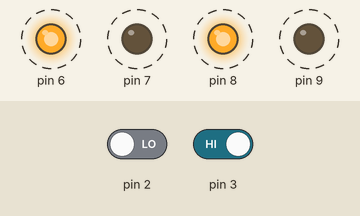
Recording of a sketch running on a simulated Arduino Uno, built with avr-gcc and run on an emulated ATmega328P. On the bench: output pins drawn as LEDs (lit = HIGH). Dashed ring = blinking. Inputs (shaded band) come from the test bench; at power-on: pin 2 LOW, pin 3 HIGH.

Above: at 1.25 s.
1.3 s: pin 2 driven HIGH
At 2.4 s:
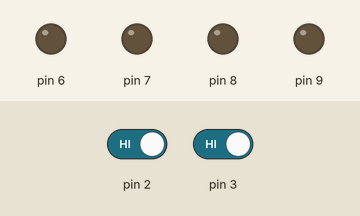
2.9 s: pin 3 driven LOW
At 3.15 s:
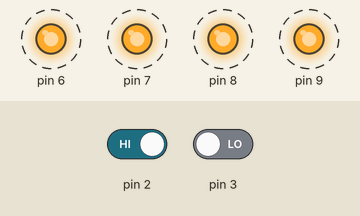
5.9 s: pin 3 driven HIGH
7.4 s: pin 2 driven LOW
At 7.55 s:
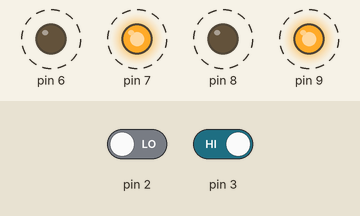
Timing chart, 0 to 11.4 s (numbered marks = the images above; inputs shaded):
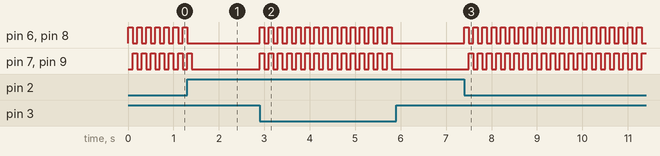

Measured:
- after the input at 1.3 s, pin 6, pin 8: goes on until 1.3 s, then stays LOW; pin 7, pin 9: goes on until 1.4 s, then stays LOW
- after the input at 2.9 s, pin 6–9: alternates HIGH for 0.10 s and LOW for 0.10 s, starting at once
- after the input at 5.9 s, pin 6–9: stops changing and stays LOW
- after the input at 7.4 s, pin 6, pin 8: alternates HIGH for 0.10 s and LOW for 0.10 s, starting at once; pin 7, pin 9: alternates HIGH for 0.10 s and LOW for 0.10 s, starting after 0.10 s
- by itself, pin 6–9: alternates HIGH for 0.10 s and LOW for 0.10 s

The sketch:

ARDUINO_DigitalInput.ino
```cpp
void setup() {
 pinMode(6, OUTPUT);
 pinMode(7, OUTPUT);
 pinMode(8, OUTPUT);
 pinMode(9, OUTPUT);
 pinMode(3, INPUT);
 pinMode(2, INPUT);
}

void loop() {
  if(digitalRead(3)==LOW && digitalRead(2)== HIGH){
      LED_Blink();
    }

   else if(digitalRead(3)==HIGH && digitalRead(2)== LOW){
      LED_Alternate();
    }
    else{
      LED_off();
    }
}
void LED_Blink(){
    digitalWrite(6, HIGH);
    digitalWrite(7, HIGH);
    digitalWrite(8, HIGH);
    digitalWrite(9, HIGH);
    delay(100);
    digitalWrite(6, LOW);
    digitalWrite(7, LOW);
    digitalWrite(8, LOW);
    digitalWrite(9, LOW);
    delay(100);
  }
void LED_Alternate() {
    digitalWrite(6, HIGH);
    digitalWrite(7, LOW);
    digitalWrite(8, HIGH);
    digitalWrite(9, LOW);
    delay(100);
    digitalWrite(6, LOW);
    digitalWrite(7, HIGH);
    digitalWrite(8, LOW);
    digitalWrite(9, HIGH);
    delay(100);
  }
void LED_off() {
    digitalWrite(6, LOW);
    digitalWrite(7, LOW);
    digitalWrite(8, LOW);
    digitalWrite(9, LOW);
 }
```
